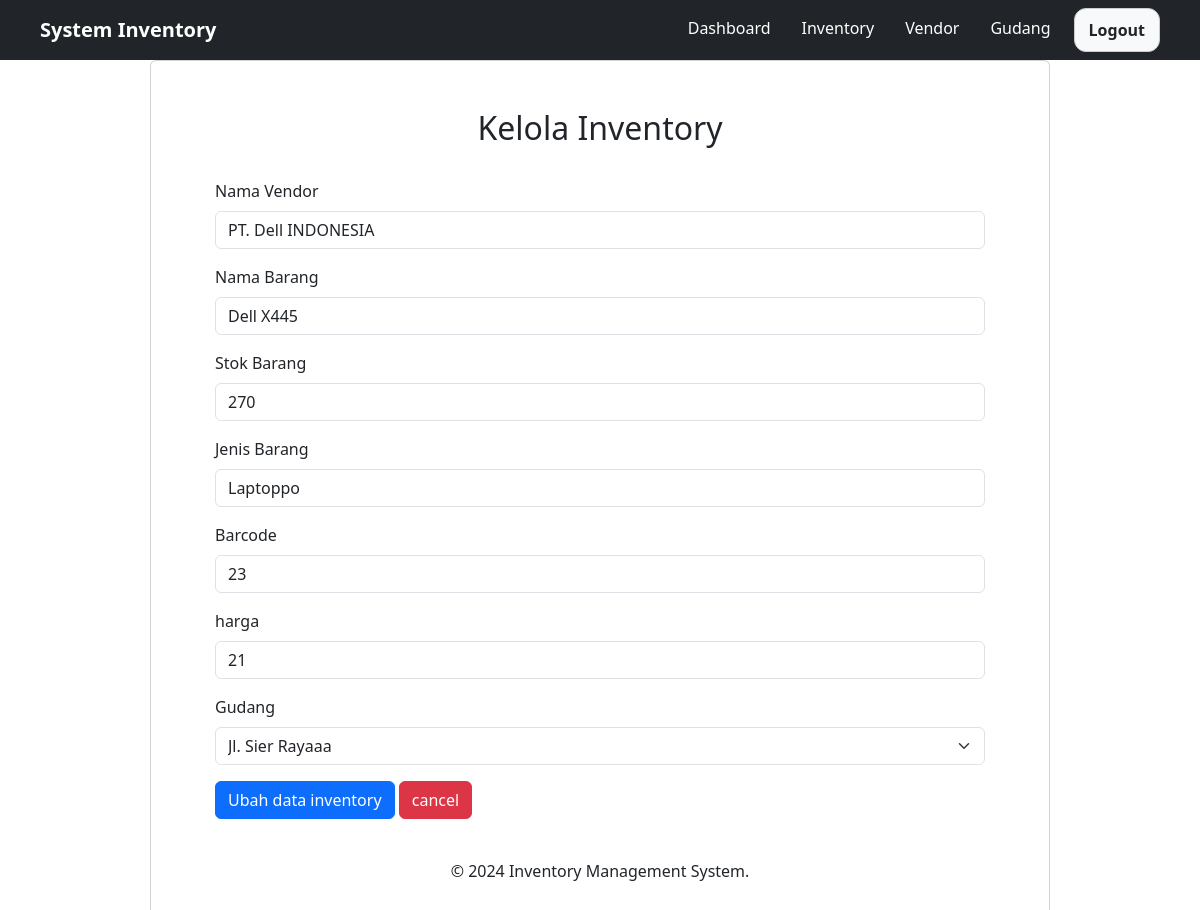
Page /views/editinv.php?updateinv=2 (signed in) on the committed database.
### tables this page shows
CREATE TABLE `inventory` (
  `id_inv` int(11) NOT NULL,
  `nama_barang` varchar(50) NOT NULL,
  `jenis_barang` varchar(50) NOT NULL,
  `stok_barang` int(50) NOT NULL,
  `barcode` int(50) NOT NULL,
  `harga` int(50) NOT NULL,
  `id_vendor` int(11) NOT NULL,
  `id_gudang` int(11) NOT NULL
);

CREATE TABLE `vendor` (
  `id_vendor` int(11) NOT NULL,
  `nama_vendor` varchar(50) NOT NULL,
  `nama_barang` varchar(50) NOT NULL,
  `stok_barang` int(50) NOT NULL,
  `kontak_vendor` int(50) NOT NULL,
  `no_inv` varchar(50) NOT NULL
);

CREATE TABLE `gudang` (
  `id_gudang` int(11) NOT NULL,
  `nama_gudang` varchar(50) NOT NULL,
  `lokasi` varchar(50) NOT NULL
);

### include/function.php (called while the page is built, shortened)
<?php
function getGudangALL(){
    global $conn;
    $query = "SELECT * FROM gudang";
    $stmt = $conn->prepare($query);
    $stmt->execute();
    $result = $stmt->get_result();
    return $result->fetch_all(MYSQLI_ASSOC);
}
function getVendorAll(){
    global $conn;
    $query = "SELECT * FROM vendor";
    $stmt = $conn->prepare($query);
    $stmt->execute();
    $result = $stmt->get_result();
    return $result->fetch_all(MYSQLI_ASSOC);
}
function getinvenbyid($id_inv){
    global $conn;
    $query = "SELECT * FROM inventory WHERE id_inv=?";
    $stmt = $conn->prepare($query);
    $stmt->bind_param('i', $id_inv);
    $stmt->execute();
    $result = $stmt->get_result();
    return $result->fetch_assoc();
}
?>

### views/editinv.php (the view, shortened to what this page needs)
<?php
include '../include/function.php';
include '../part/header.php';
if(isset($_GET['updateinv'])) {
    $id_inv = $_GET['updateinv'];
    $inventory = getinvenbyid($id_inv);
    $id_gudang = $inventory['id_gudang'];
}
$vendors = getVendorAll();
$gudang = getGudangAll();
$vendors = array_column($vendors, null, 'id_vendor');
?>
<main class="card col-9 me-auto ms-auto d-block p-5">
    <h2 class="text-center mb-3">Kelola Inventory</h2>
        <form action="editinv.php" method="post" class="p-3">
        <div class="mb-3">
            <label for="nama_vendor" class="form-label">Nama Vendor</label>
            <input type="text" name="nama_vendor" class="form-control" placeholder="Nama Vendor"
            value="<?= isset($vendors[$inventory['id_vendor']]) ? $vendors[$inventory['id_vendor']]['nama_vendor'] : 'vendor tidak ditemukan' ?>" readonly>
        </div>
        <div class="mb-3">
            <label for="nama_barang" class="form-label">Nama Barang</label>
            <input type="text" name="nama_barang" class="form-control" placeholder="Nama Barang" value="<?= $inventory['nama_barang']?>" readonly>
        </div>
        <div class="mb-3">
            <label for="stok_barang" class="form-label">Stok Barang</label>
            <input type="text" name="stok_barang" class="form-control" placeholder="Stok Barang" value="<?= $inventory['stok_barang']?>">
        </div>
        <div class="mb-3">
            <label for="jenis_barang" class="form-label">Jenis Barang</label>
            <input type="text" name="jenis_barang" class="form-control" placeholder="jenis_barang" value="<?= $inventory['jenis_barang']?>">
        </div>
        <div class="mb-3">
            <label for="barcode" class="form-label">Barcode</label>
            <input type="text" name="barcode" class="form-control" placeholder="barcode" value="<?= $inventory['barcode']?>" readonly>
        </div>
        <div class="mb-3">
            <label for="harga" class="form-label">harga</label>
            <input type="text" name="harga" class="form-control" placeholder="harga" value="<?= $inventory['harga']?>">
        </div>
        <div class="mb-3">
            <label for="id_gudang" class="form-label">Gudang</label>
            <select name="id_gudang" id="id_gudang" class="form-select" >
                <?php foreach ($gudang as $g) { ?>
                    <option value="<?= $g['id_gudang']; ?>" <?= $id_gudang == $g['id_gudang'] ? 'selected' : '' ?>>
                        <?= $g['lokasi'] ?>
                    </option>
                <?php } ?>
            </select>
        </div>
        <button type="submit" name="update" class="btn btn-primary">Ubah data inventory</button>
        <a href="http://localhost/drill2/views/inventory.php" class="btn btn-danger text-white">cancel</a>
    </form>
<?php include '../part/footer.php'?>

### rows in the picture
inventory: nama_vendor "PT. Dell INDONESIA", nama_barang "Dell X445", stok_barang "270", jenis_barang "Laptoppo", barcode "23", harga "21", id_gudang "Jl. Sier Rayaaa"
